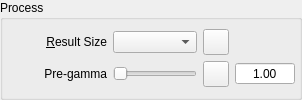
      <widget class="QGroupBox" name="pregammaGroup">
       <property name="toolTip">
        <string/>
       </property>
       <property name="whatsThis">
        <string>Here you can apply a gamma correction to the HDR.&lt;br&gt;The gamma correction will applied before tone mapping.</string>
       </property>
       <property name="title">
        <string>Process</string>
       </property>
       <layout class="QGridLayout" name="gridLayout_3">
        <property name="margin">
         <number>4</number>
        </property>
        <item row="0" column="0">
         <layout class="QGridLayout" name="gridLayout_17">
          <item row="0" column="0">
           <widget class="QLabel" name="label">
            <property name="minimumSize">
             <size>
              <width>100</width>
              <height>0</height>
             </size>
            </property>
            <property name="maximumSize">
             <size>
              <width>100</width>
              <height>16777215</height>
             </size>
            </property>
            <property name="text">
             <string>&amp;Result Size</string>
            </property>
            <property name="alignment">
             <set>Qt::AlignRight|Qt::AlignTrailing|Qt::AlignVCenter</set>
            </property>
            <property name="wordWrap">
             <bool>true</bool>
            </property>
            <property name="margin">
             <number>1</number>
            </property>
            <property name="buddy">
             <cstring>sizeComboBox</cstring>
            </property>
           </widget>
          </item>
          <item row="1" column="2">
           <widget class="QDoubleSpinBox" name="pregammadsb">
            <property name="minimumSize">
             <size>
              <width>60</width>
              <height>0</height>
             </size>
            </property>
            <property name="maximumSize">
             <size>
              <width>60</width>
              <height>16777215</height>
             </size>
            </property>
            <property name="toolTip">
             <string>Gamma applied before tonemapping</string>
            </property>
            <property name="alignment">
             <set>Qt::AlignCenter</set>
            </property>
            <property name="buttonSymbols">
             <enum>QAbstractSpinBox::NoButtons</enum>
            </property>
            <property name="decimals">
             <number>2</number>
            </property>
            <property name="maximum">
             <double>3.000000000000000</double>
            </property>
            <property name="singleStep">
             <double>0.100000000000000</double>
            </property>
            <property name="value">
             <double>1.000000000000000</double>
            </property>
           </widget>
          </item>
          <item row="1" column="0">
           <widget class="QLabel" name="pregammaLabel">
            <property name="minimumSize">
             <size>
              <width>100</width>
              <height>0</height>
             </size>
            </property>
            <property name="maximumSize">
             <size>
              <width>100</width>
              <height>16777215</height>
             </size>
            </property>
            <property name="toolTip">
             <string>Gamma applied before tonemapping</string>
            </property>
            <property name="text">
             <string>Pre-gamma</string>
            </property>
            <property name="alignment">
             <set>Qt::AlignRight|Qt::AlignTrailing|Qt::AlignVCenter</set>
            </property>
            <property name="margin">
             <number>1</number>
            </property>
            <property name="indent">
             <number>-1</number>
            </property>
            <property name="buddy">
             <cstring>pregammaSlider</cstring>
            </property>
           </widget>
          </item>
          <item row="1" column="1">
           <layout class="QHBoxLayout" name="horizontalLayout_5">
            <item>
             <widget class="QSlider" name="pregammaSlider">
              <property name="cursor">
               <cursorShape>PointingHandCursor</cursorShape>
              </property>
              <property name="orientation">
               <enum>Qt::Horizontal</enum>
              </property>
             </widget>
            </item>
            <item>
             <widget class="QToolButton" name="pregammadefault">
              <property name="sizePolicy">
               <sizepolicy hsizetype="Fixed" vsizetype="Fixed">
                <horstretch>0</horstretch>
                <verstretch>0</verstretch>
               </sizepolicy>
              </property>
              <property name="minimumSize">
               <size>
                <width>26</width>
                <height>26</height>
               </size>
              </property>
              <property name="maximumSize">
               <size>
                <width>26</width>
                <height>26</height>
               </size>
              </property>
              <property name="toolTip">
               <string>Restore pregamma's default value (1)</string>
              </property>
              <property name="text">
               <string/>
              </property>
              <property name="icon">
               <iconset resource="../../icons.qrc">
                <normaloff>:/new/prefix1/images/undo.png</normaloff>:/new/prefix1/images/undo.png</iconset>
              </property>
              <property name="iconSize">
               <size>
                <width>10</width>
                <height>10</height>
               </size>
              </property>
             </widget>
            </item>
           </layout>
          </item>
          <item row="0" column="1">
           <layout class="QHBoxLayout" name="horizontalLayout">
            <item>
             <widget class="QComboBox" name="sizeComboBox">
              <property name="sizePolicy">
               <sizepolicy hsizetype="MinimumExpanding" vsizetype="Fixed">
                <horstretch>0</horstretch>
                <verstretch>0</verstretch>
               </sizepolicy>
              </property>
              <property name="toolTip">
               <string>Size of the resulting LDR image</string>
              </property>
              <property name="whatsThis">
               <string>Here you can choose the size of the resulting LDR image.</string>
              </property>
              <property name="insertPolicy">
               <enum>QComboBox::NoInsert</enum>
              </property>
             </widget>
            </item>
            <item>
             <widget class="QToolButton" name="addCustomSizeButton">
              <property name="minimumSize">
               <size>
                <width>26</width>
                <height>26</height>
               </size>
              </property>
              <property name="maximumSize">
               <size>
                <width>26</width>
                <height>26</height>
               </size>
              </property>
              <property name="sizeIncrement">
               <size>
                <width>0</width>
                <height>0</height>
               </size>
              </property>
              <property name="cursor">
               <cursorShape>PointingHandCursor</cursorShape>
              </property>
              <property name="toolTip">
               <string>Set Custom Output Size</string>
              </property>
              <property name="whatsThis">
               <string>Clicking this button you will be able to insert a &lt;i&gt;width&lt;/i&gt; value for the size of the resulting LDR image.&lt;br&gt;After pressing Enter (or Return) a height value will be automatically computed and the new size added to the list.</string>
              </property>
              <property name="layoutDirection">
               <enum>Qt::LeftToRight</enum>
              </property>
              <property name="icon">
               <iconset resource="../../icons.qrc">
                <normaloff>:/new/prefix1/images/add.png</normaloff>:/new/prefix1/images/add.png</iconset>
              </property>
              <property name="iconSize">
               <size>
                <width>10</width>
                <height>10</height>
               </size>
              </property>
             </widget>
            </item>
           </layout>
          </item>
         </layout>
        </item>
       </layout>
      </widget>
